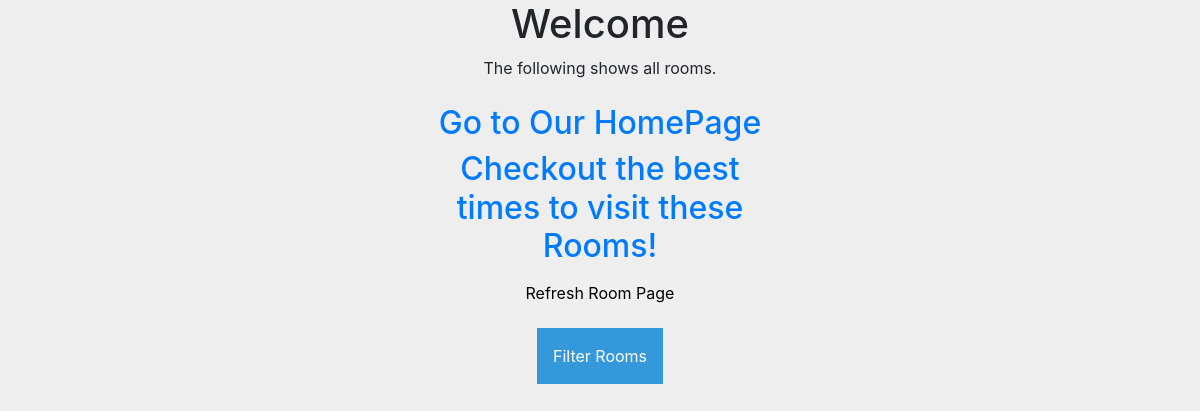
/senior_des/room_page, run on an earlier commit of the app's database.
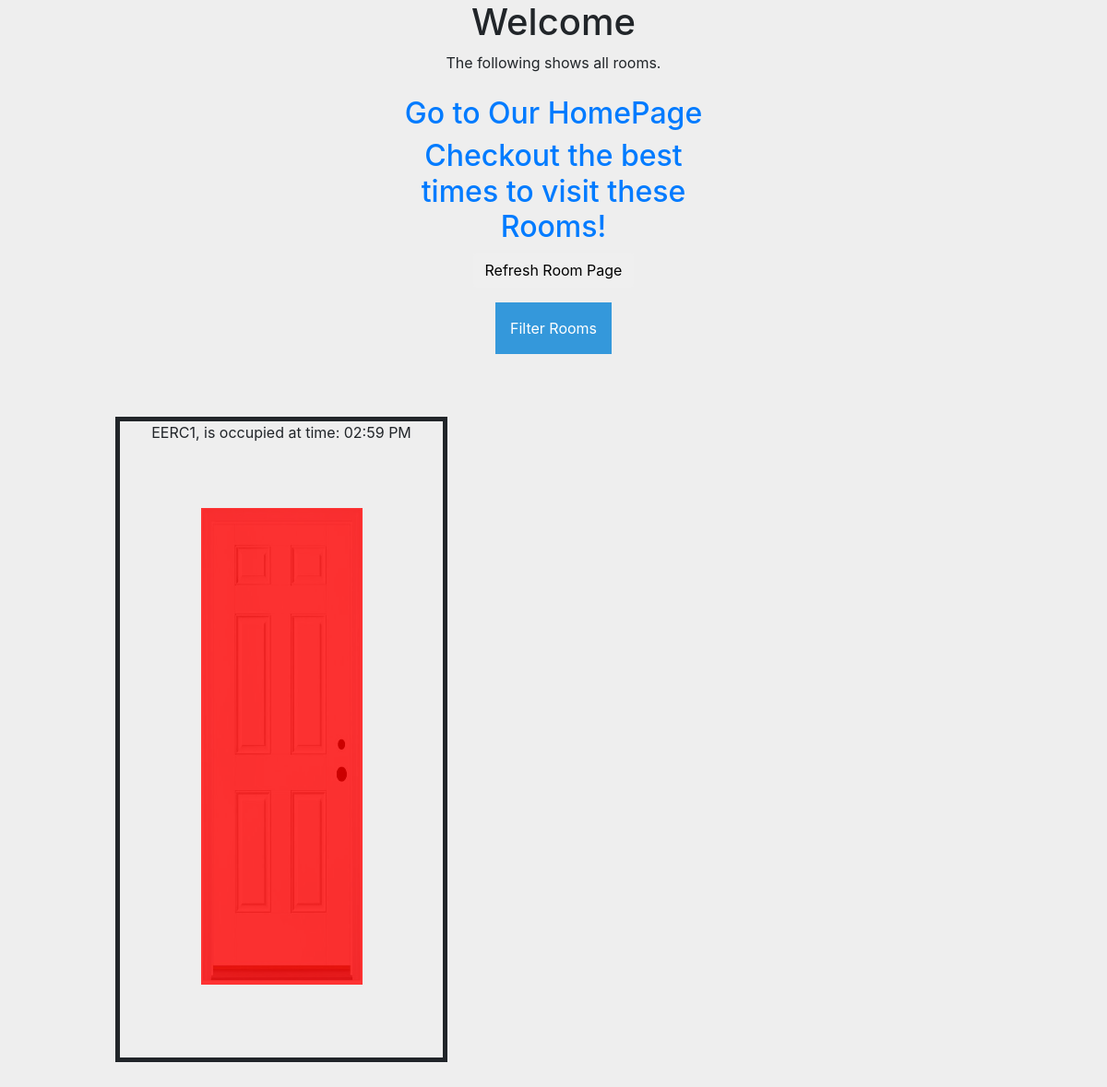
And on a later commit of the database.
### senior_des/models.py (models this page shows, shortened)
class Rooms(models.Model):
    name = models.CharField(max_length=200)
    timestamp = models.CharField(max_length=10)
    is_occupied = models.BooleanField(default = True)
    def __str__(self):
        if self.is_occupied:
            return self.name + ", is occupied at time: " + str(self.timestamp)
        else:
            return self.name + ", is empty at time: " + str(self.timestamp)

### senior_des/views.py (the view)
# urls.py: path('room_page', views.room, name='room'),
def room(request):
    rooms = Rooms.objects.all()
    for room in rooms:
        room.text = room
        temp = str(room)
        if "empty" not in temp:
            room.isOcc = False
        else:
            room.isOcc = True
    args = {'rooms' : rooms}
    return render(request, 'senior_des/room.html', args)

### senior_des/templates/senior_des/room.html (shortened to what this page needs)
<html>
    <head>
        <link rel="stylesheet" href="https://maxcdn.bootstrapcdn.com/bootstrap/4.0.0/css/bootstrap.min.css">
        {% load static %}
        <link rel="stylesheet" href="{% static 'senior_des/roompage/css/door1.css' %}" type='text/css'/>
        {% load static %}
    <head>
    <body>
        <center> <h1>Welcome</h1>
        The following shows all rooms.  <br> <br />
        <div class="col-md-4">
            <a href="/senior_des/home_page"><h2> Go to Our HomePage </h2></a>
        </div>
        <div class="col-md-4">
            <a href="/senior_des/time_graphs"><h2> Checkout the best times to visit these Rooms! </h2></a>
        </div>
        <form action="room_page" method="get" action="">
            <input type="submit" class="btn" value="Refresh Room Page" name="room_btn">
        </form>
        <div class="dropdown">
            <button onclick="myFunction()" class="dropbtn">Filter Rooms</button>
        </div>
        </center>
        <div id="containerRoom">
            <br />
            <br />
            {% block rooms %}
                {% for room in rooms %}
                    <div id='_door1'>
                        <center> {{room}} </center>
                        {% if room.isOcc %}
                            <div id='door' class='green'>
                                <img src="{% static 'senior_des/roompage/jpg/img_doors.jpg' %}" alt=""/>
                            </div>
                        {% else %}
                            <div id='door' class='red'>
                                <img src="{% static 'senior_des/roompage/jpg/img_doors.jpg' %}" alt=""/>
                            </div>
                        {% endif %}
                    </div>
                   {% endfor %}
            {% endblock %}
            <br />
        </div>
    </body>
</html>

What changed in the data, as far as the page shows it:
added Rooms: is_occupied+name+timestamp "EERC1, is occupied at time: 02:59 PM"
